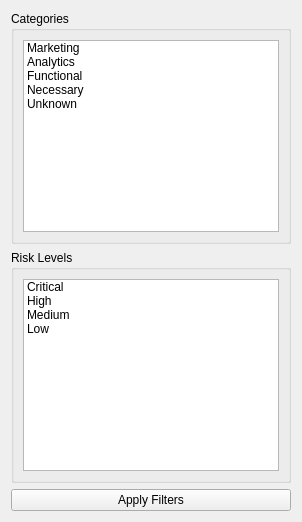
<?xml version="1.0" encoding="UTF-8"?>
<ui version="4.0">
 <class>RiskLegendPage</class>
 <widget class="QWidget" name="RiskLegendPage">
  <property name="windowTitle"><string>Legend &amp; Filters</string></property>
  <layout class="QVBoxLayout" name="dockRoot">
   <item>
    <widget class="QGroupBox" name="groupCategories">
     <property name="title"><string>Categories</string></property>
     <layout class="QVBoxLayout" name="catLayout">
      <item><widget class="QListWidget" name="catList">
        <property name="selectionMode"><enum>QAbstractItemView::MultiSelection</enum></property>
        <item><property name="text"><string>Marketing</string></property></item>
        <item><property name="text"><string>Analytics</string></property></item>
        <item><property name="text"><string>Functional</string></property></item>
        <item><property name="text"><string>Necessary</string></property></item>
        <item><property name="text"><string>Unknown</string></property></item>
      </widget></item>
     </layout>
    </widget>
   </item>
   <item>
    <widget class="QGroupBox" name="groupRisk">
     <property name="title"><string>Risk Levels</string></property>
     <layout class="QVBoxLayout" name="riskLayout">
      <item><widget class="QListWidget" name="riskList">
        <property name="selectionMode"><enum>QAbstractItemView::MultiSelection</enum></property>
        <item><property name="text"><string>Critical</string></property></item>
        <item><property name="text"><string>High</string></property></item>
        <item><property name="text"><string>Medium</string></property></item>
        <item><property name="text"><string>Low</string></property></item>
      </widget></item>
     </layout>
    </widget>
   </item>
   <item>
    <widget class="QPushButton" name="applyDockFiltersBtn">
     <property name="text"><string>Apply Filters</string></property>
    </widget>
   </item>
  </layout>
 </widget>
 <resources/>
 <connections/>
</ui>
